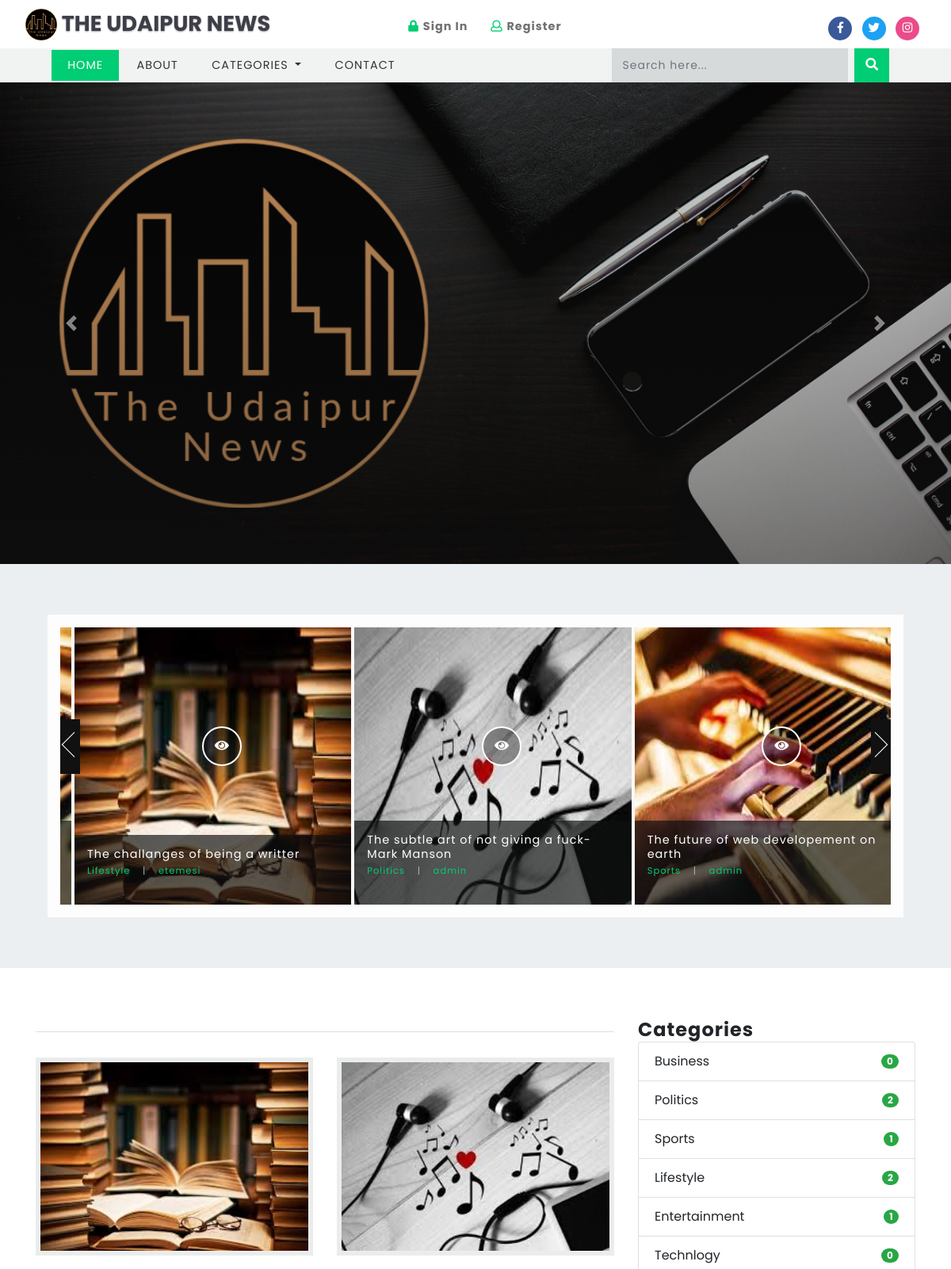
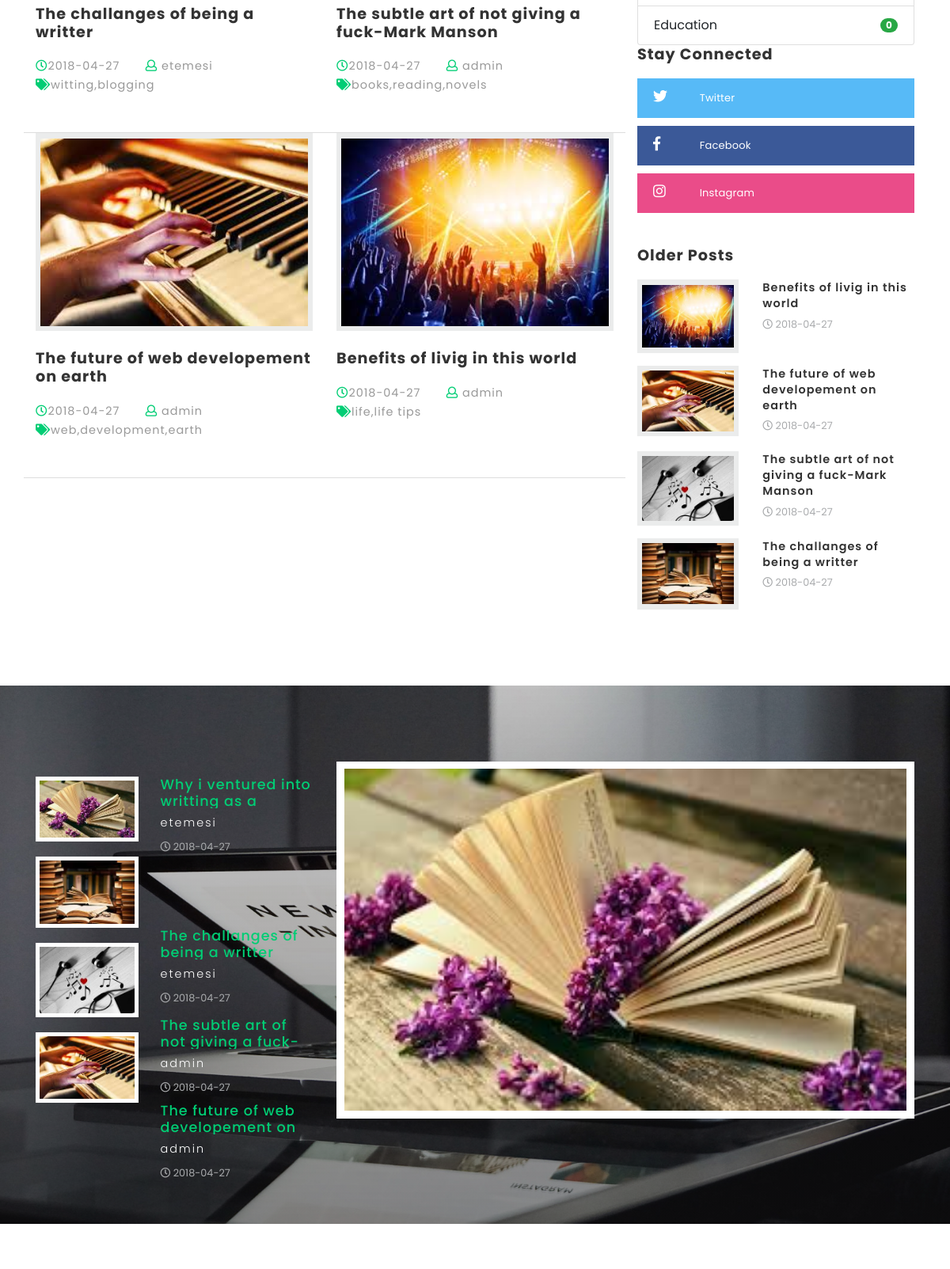
The page / (upper part) on the database its author committed (2 pictures, top to bottom).
### tables this page shows
CREATE TABLE `titles` (
  `id` int(10) UNSIGNED NOT NULL,
  `website_name` varchar(40) DEFAULT NULL,
  `tagline` varchar(40) DEFAULT NULL,
  `icon` varchar(40) DEFAULT NULL,
  `keywords` varchar(220) DEFAULT NULL,
  `short_description` varchar(200) DEFAULT NULL,
  `bannertext1` varchar(150) DEFAULT NULL,
  `bannertext2` varchar(150) DEFAULT NULL,
  `bannertext3` varchar(150) DEFAULT NULL,
  `bannertext4` varchar(150) DEFAULT NULL,
  `detailed_description` text DEFAULT NULL,
  `address` varchar(40) DEFAULT NULL,
  `email` varchar(80) DEFAULT NULL,
  `phone` varchar(40) DEFAULT NULL,
  `googlemap` varchar(255) DEFAULT NULL
);

CREATE TABLE `blogs` (
  `id` int(10) UNSIGNED NOT NULL,
  `title` varchar(190) NOT NULL,
  `tags` varchar(40) NOT NULL,
  `content` text NOT NULL,
  `photo` varchar(50) NOT NULL,
  `posted` varchar(40) NOT NULL,
  `date` date DEFAULT NULL,
  `author` varchar(40) DEFAULT NULL,
  `category` varchar(40) NOT NULL
);

CREATE TABLE `blog_categories` (
  `id` int(10) UNSIGNED NOT NULL,
  `name` varchar(40) NOT NULL
);

### libs/fetch_data.php (the view, shortened to what this page needs)
<?php
function countcategories(){
	require("database/db_connect.php");
	$sql="SELECT * FROM blog_categories LIMIT 10";
	if ($result=mysqli_query($con,$sql))
	{
		foreach ($result as $categoriescount => $categorydata) {
			$categoryid=$categorydata['id'];
			$sql="SELECT * FROM blogs WHERE category='$categoryid'";
			if ($result=mysqli_query($con,$sql)) {
				$rowcountcategory=mysqli_num_rows($result);
			}
			echo '<li class="list-group-item d-flex justify-content-between align-items-center">
			'.$categorydata['name'].'
			<span class="badge badge-success badge-pill">'.$rowcountcategory.'</span>
			</li>';
		}
	}
}
function getwebname($table){
	require("database/db_connect.php");
	$sql="SELECT * FROM $table ";
	if ($result=mysqli_query($con,$sql))
	{
		foreach ($result as $titles => $blogname) {
			echo ''.$blogname['website_name'].'';
		}
	}
}
function getlinks($table,$platform){
	require("database/db_connect.php");
	$sql="SELECT * FROM $table ";
	if ($result=mysqli_query($con,$sql))
	{
		$rowcount=mysqli_num_rows($result);
		if ($rowcount==0) {
			echo '#';
		}
		foreach ($result as $link => $site) {
			if ($platform=="facebook") {
				echo ''.$site['facebook'].'';
			}
			elseif ($platform=="twitter") {
				echo ''.$site['twitter'].'';
			}
			elseif ($platform=="instagram") {
				echo ''.$site['instagram'].'';
			}
		}
	}
}
function getcategoriesmenu($table)
{
	require("database/db_connect.php");
	$sql="SELECT * FROM $table ";
	if ($result=mysqli_query($con,$sql))
	{
		$rowcount=mysqli_num_rows($result);
		if ($rowcount==0) {
			echo 'No Categories';
		}
		foreach ($result as $blog_categories => $category) {
			echo '<a class="dropdown-item" href="category.php?id='.$category['id'].'">'.$category['name'].'</a>
			<div class="dropdown-divider"></div>';
		}
	}
}
function getbottomsliderposts($table){
	require("database/db_connect.php");
	$sql="SELECT * FROM $table WHERE posted='publish' ORDER BY id DESC LIMIT 3";
	if ($result=mysqli_query($con,$sql))
	{
		foreach ($result as $sliderposts => $slideritem) {
			$category_id=$slideritem['category'];
			$sql="SELECT * FROM blog_categories WHERE id='$category_id'";
			if ($result=mysqli_query($con,$sql))
			{
				foreach ($result as $results => $actualcategory) {
					$ctgry=$actualcategory['name'];
				}
			}
			echo '<li>
			<div class="blog-item">
			<img src="blogadmin/images/'.$slideritem['photo'].'" alt="fantastic cms" class="img-fluid" style="width:450px;height:350px"/>
			<button type="button" class="btn btn-primary play">
			<a href="single.php?id='.$slideritem['id'].'" style="text-decoration:none;color:white"><i class="fas fa-eye"></i></a>
			</button>
			<div class="floods-text">
			<h3>'.$slideritem['title'].'
			<span>'.$ctgry.'
			<label>|</label>
			<i>'.$slideritem['author'].'</i>
			</span>
			</h3>
			</div>
			</div>
			</li>';
		}
	}
}
function getblogridposts($table){
	require("database/db_connect.php");
	$sql="SELECT * FROM $table WHERE posted='publish' ORDER BY id DESC LIMIT 8";
	if ($result=mysqli_query($con,$sql))
	{
		foreach ($result as $bloggrid => $griditem) {
			echo '<div class="col-md-6 blog-grid-top">
			<div class="b-grid-top">
			<div class="blog_info_left_grid">
			<a href="single.php?id='.$griditem['id'].'">
			<img src="blogadmin/images/'.$griditem['photo'].'" class="img-fluid" alt="fantastic cms" style="width:350px;height:250px">
			</a>
			</div>
			<h3>
			<a href="single.php?id='.$griditem['id'].'">'.$griditem['title'].'</a>
			</h3>
			</div>
			<ul class="blog-icons">
			<li>
			<a href="#">
			<i class="far fa-clock"></i>'.$griditem['date'].'</a>
			</li>
			<li class="mx-2">
			<a href="#">
			<i class="far fa-user"></i> '.$griditem['author'].'</a>
			</li>
			<li>
			<a href="#">
			<i class="fas fa-tags"></i>'.$griditem['tags'].'</a>
			</li>
			</ul>
			</div>';
		}
	}
}
function getolderposts($table){
	require("database/db_connect.php");
	$sql="SELECT * FROM $table WHERE posted='publish' ORDER BY id ASC LIMIT 8";
	if ($result=mysqli_query($con,$sql))
	{
		foreach ($result as $olderposts => $op) {
			echo '<div class="blog-grids row mb-3">
			<div class="col-md-5 blog-grid-left">
			<a href="single.php?id='.$op['id'].'">
			<img src="blogadmin/images/'.$op['photo'].'" class="img-fluid" alt="fantastic cms">
			</a>
			</div>
			<div class="col-md-7 blog-grid-right">
			<h5>
			<a href="single.php?id='.$op['id'].'">'.$op['title'].'</a>
			</h5>
			<div class="sub-meta">
			<span>
			<i class="far fa-clock"></i> '.$op['date'].'</span>
			</div>
			</div>
			</div>';
		}
	}
}
function getfour($table){
	require("database/db_connect.php");
	$sql="SELECT * FROM $table ORDER BY id DESC LIMIT 4";
	if ($result=mysqli_query($con,$sql))
	{
		foreach ($result as $thefour => $fourdata) {
			echo '<li>
			<a href="blogadmin/images/'.$fourdata['photo'].'">
			<img src="blogadmin/images/'.$fourdata['photo'].'" alt="fantastic cms" data-desoslide-caption="<h3>Latest Post '.$fourdata['id'].'</h3>">
			<div class="mid-text-info">
			<h4 style="height:40px;overflow:hidden;text-overflow:ellipsis">'.$fourdata['title'].'</h4>
			<p>'.$fourdata['author'].'</p>
			<div class="sub-meta">
			<span>
			<i class="far fa-clock"></i> '.$fourdata['date'].'</span>
			</div>
			</div>
			</a>
			</li>';
		}
	}
}
?>

### css/style.css (style rules this page uses)
html, body { margin: 0; font-size: 100%; font-family: 'Poppins', sans-serif; background: #fff; }
body a { text-decoration: none; transition: 0.5s all; -webkit-transition: 0.5s all; -moz-transition: 0.5s all; -o-transition: 0.5s all; -ms-transition: 0.5s all; }
h1, h2, h3, h4, h5, h6 { margin: 0; font-family: 'Poppins', sans-serif; letter-spacing:1px; }
p { margin: 0; font-size: 0.9em; color: #777777; line-height: 2em; letter-spacing: 1px; font-weight: 300; }
ul { margin: 0; padding: 0; }
.nbs-flexisel-item { float: left; margin:0 2px; padding: 0em; position: relative; line-height: 0px; }
.blog-item { position:relative; }
.floods-text { position: absolute; bottom:0%; left:0%; padding: 1em; background: rgba(14, 15, 16, 0.67); width:100%; }
.floods-text h3 { font-size:.9em; color:#fff; margin:0; font-weight:400; }
.floods-text h3 span { display: block; color: #01cd74; margin: .5em 0 1em; font-size: .8em; }
.floods-text h3 label { color: #B2B2B2; padding: 0 1em; }
.floods-text h3 i { font-style:normal; color:#01cd74; }
button.btn.btn-primary.play { width:50px; height:50px; border-radius: 50%; -webkit-border-radius: 50%; -moz-border-radius: 50%; -o-border-radius: 50%; -ms-border-radius: 50%; outline: none; cursor: pointer; border:2px solid #fff; background-color:rgba(0, 0, 0, 0.37); position:absolute; left:46%; bottom:50%; }
.b-grid-top { position: relative; }
.blog_info_left_grid { position: relative; overflow: hidden; }
.blog_info_left_grid img { -moz-transition: all 1s; -o-transition: all 1s; -webkit-transition: all 1s; transition: all 1s; background: #ebecec; padding: .4em; }
.blog-grid-top h3,.two-blog2 h3,h5.card-title { font-size: 1.2em; margin: 1.2em 0 1em 0; font-weight: 700; }
.blog-grid-top h3 a,.two-blog2 h3 a,h5.card-title a { color: #333333; }
.blog-grid-top { border-bottom: 1px solid #ddd; padding-bottom: 3em; }
ul.blog-icons li { display: inline-block; margin-right: 20px; list-style:none; }
ul.blog-icons a { font-size: 0.9em; letter-spacing: 1px; color: #999; }
ul.blog-icons i { color: #01cd74; }
.tech-btm img { background: #ebecec; padding: .4em; }
.tech-btm h5 { font-size: 0.9em; line-height: 1.4em; font-weight: 600; }
.tech-btm h5 a { color:#333; }
.sub-meta span { font-size: 0.8em; color: #a9abad; line-height: 2.5em; }
.list-inline> li { margin: 1.2em 0; display: block; padding: 0; }
.list-inline> li a { display: block; }
.mid-text-info h4 { color: #01cd74; font-size: 1.1em; }
.mid-text-info p { margin-top: 0.3em; letter-spacing: 2px; color: #fff; }
.list-inline> li a img { width: 37%; background: #ffffff; padding: .3em; }
.mid-text-info { float: right; width: 55%; }

### rows shown on the page
titles: website_name "THE UDAIPUR NEWS"
blogs: photo (picture), title "The challanges of being a writter", author "etemesi", date "2018-04-27", tags "witting,blogging"
blog_categories: name "Lifestyle", rowcountcategory "2"
blogs: photo (picture), title "The subtle art of not giving a fuck-Mark Manson", author "admin", date "2018-04-27", tags "books,reading,novels", title "The subtle art of not giving a…"
blog_categories: name "Politics", rowcountcategory "2"
blogs: photo (picture), title "The future of web developement on earth", author "admin", date "2018-04-27", tags "web,development,earth", title "The future of web developement on…"
blog_categories: name "Sports", rowcountcategory "1"
blogs: photo (picture), title "Benefits of livig in this world", date "2018-04-27", author "admin", tags "life,life tips"
blog_categories: name "Business", rowcountcategory "0"
blog_categories: name "Entertainment", rowcountcategory "1"
blog_categories: name "Technlogy", rowcountcategory "0"
blog_categories: name "Education", rowcountcategory "0"
blogs: photo (picture), title "Why i ventured into writting as a…", author "etemesi", date "2018-04-27"
